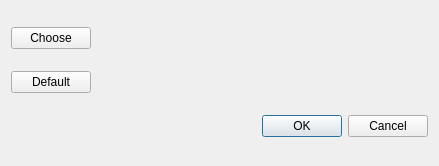
<?xml version="1.0" encoding="UTF-8"?>
<ui version="4.0">
 <class>StyleSelect</class>
 <widget class="QDialog" name="StyleSelect">
  <property name="geometry">
   <rect>
    <x>0</x>
    <y>0</y>
    <width>439</width>
    <height>166</height>
   </rect>
  </property>
  <property name="windowTitle">
   <string>Choose style</string>
  </property>
  <layout class="QGridLayout" name="gridLayout">
   <item row="1" column="0">
    <widget class="QPushButton" name="Default">
     <property name="text">
      <string>Default</string>
     </property>
    </widget>
   </item>
   <item row="0" column="0">
    <widget class="QPushButton" name="Add">
     <property name="sizePolicy">
      <sizepolicy hsizetype="Fixed" vsizetype="Fixed">
       <horstretch>0</horstretch>
       <verstretch>0</verstretch>
      </sizepolicy>
     </property>
     <property name="text">
      <string>Choose</string>
     </property>
    </widget>
   </item>
   <item row="2" column="0" colspan="2">
    <widget class="QDialogButtonBox" name="buttonBox">
     <property name="orientation">
      <enum>Qt::Horizontal</enum>
     </property>
     <property name="standardButtons">
      <set>QDialogButtonBox::Cancel|QDialogButtonBox::Ok</set>
     </property>
    </widget>
   </item>
   <item row="0" column="1" rowspan="2">
    <widget class="QLabel" name="label">
     <property name="text">
      <string/>
     </property>
     <property name="wordWrap">
      <bool>true</bool>
     </property>
    </widget>
   </item>
  </layout>
 </widget>
 <resources/>
 <connections>
  <connection>
   <sender>buttonBox</sender>
   <signal>accepted()</signal>
   <receiver>StyleSelect</receiver>
   <slot>accept()</slot>
   <hints>
    <hint type="sourcelabel">
     <x>248</x>
     <y>254</y>
    </hint>
    <hint type="destinationlabel">
     <x>157</x>
     <y>274</y>
    </hint>
   </hints>
  </connection>
  <connection>
   <sender>buttonBox</sender>
   <signal>rejected()</signal>
   <receiver>StyleSelect</receiver>
   <slot>reject()</slot>
   <hints>
    <hint type="sourcelabel">
     <x>316</x>
     <y>260</y>
    </hint>
    <hint type="destinationlabel">
     <x>286</x>
     <y>274</y>
    </hint>
   </hints>
  </connection>
 </connections>
</ui>
